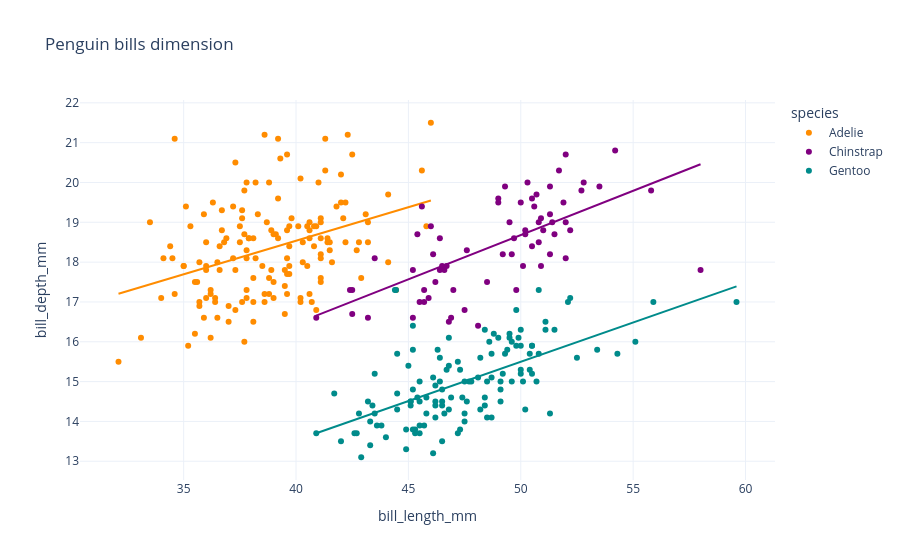

Source (notebook cell):
### Code cell
bill_length_depth(penguins_df)
